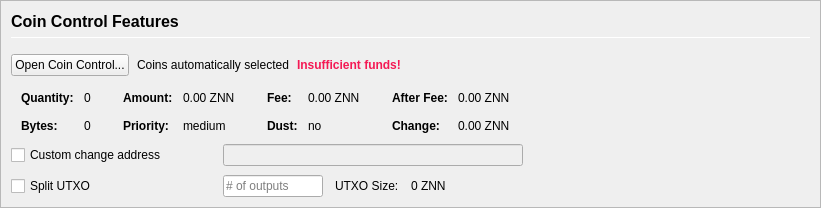
         <widget class="QFrame" name="frameCoinControl">
          <property name="sizePolicy">
           <sizepolicy hsizetype="Expanding" vsizetype="Expanding">
            <horstretch>0</horstretch>
            <verstretch>0</verstretch>
           </sizepolicy>
          </property>
          <property name="maximumSize">
           <size>
            <width>16777215</width>
            <height>16777215</height>
           </size>
          </property>
          <property name="frameShape">
           <enum>QFrame::StyledPanel</enum>
          </property>
          <property name="frameShadow">
           <enum>QFrame::Sunken</enum>
          </property>
          <layout class="QVBoxLayout" name="verticalLayoutCoinControl2">
           <property name="spacing">
            <number>0</number>
           </property>
           <property name="leftMargin">
            <number>0</number>
           </property>
           <property name="topMargin">
            <number>0</number>
           </property>
           <property name="rightMargin">
            <number>0</number>
           </property>
           <property name="bottomMargin">
            <number>0</number>
           </property>
           <item>
            <widget class="QFrame" name="frameCoinControl_BG">
             <layout class="QVBoxLayout" name="verticalLayoutCoinControl" stretch="0,0,0,0,0,0">
              <property name="spacing">
               <number>1</number>
              </property>
              <property name="leftMargin">
               <number>10</number>
              </property>
              <property name="topMargin">
               <number>10</number>
              </property>
              <item>
               <layout class="QHBoxLayout" name="horizontalLayoutCoinControl1">
                <property name="bottomMargin">
                 <number>15</number>
                </property>
                <item>
                 <layout class="QVBoxLayout" name="verticalLayout_3">
                  <property name="spacing">
                   <number>6</number>
                  </property>
                  <item>
                   <widget class="QLabel" name="labelCoinControlFeatures">
                    <property name="sizePolicy">
                     <sizepolicy hsizetype="Preferred" vsizetype="Maximum">
                      <horstretch>0</horstretch>
                      <verstretch>0</verstretch>
                     </sizepolicy>
                    </property>
                    <property name="minimumSize">
                     <size>
                      <width>0</width>
                      <height>20</height>
                     </size>
                    </property>
                    <property name="font">
                     <font>
                      <pointsize>12</pointsize>
                      <weight>75</weight>
                      <bold>true</bold>
                     </font>
                    </property>
                    <property name="styleSheet">
                     <string notr="true">font-weight:bold;</string>
                    </property>
                    <property name="text">
                     <string>Coin Control Features</string>
                    </property>
                   </widget>
                  </item>
                  <item>
                   <widget class="Line" name="line">
                    <property name="minimumSize">
                     <size>
                      <width>0</width>
                      <height>1</height>
                     </size>
                    </property>
                    <property name="maximumSize">
                     <size>
                      <width>16777215</width>
                      <height>1</height>
                     </size>
                    </property>
                    <property name="orientation">
                     <enum>Qt::Horizontal</enum>
                    </property>
                   </widget>
                  </item>
                 </layout>
                </item>
               </layout>
              </item>
              <item>
               <layout class="QHBoxLayout" name="horizontalLayoutCoinControl2" stretch="0,0,0,0">
                <property name="spacing">
                 <number>8</number>
                </property>
                <property name="bottomMargin">
                 <number>10</number>
                </property>
                <item>
                 <widget class="QPushButton" name="pushButtonCoinControl">
                  <property name="styleSheet">
                   <string notr="true"/>
                  </property>
                  <property name="text">
                   <string>Open Coin Control...</string>
                  </property>
                  <property name="autoDefault">
                   <bool>false</bool>
                  </property>
                 </widget>
                </item>
                <item>
                 <widget class="QLabel" name="labelCoinControlAutomaticallySelected">
                  <property name="text">
                   <string>Coins automatically selected</string>
                  </property>
                  <property name="margin">
                   <number>5</number>
                  </property>
                 </widget>
                </item>
                <item>
                 <widget class="QLabel" name="labelCoinControlInsuffFunds">
                  <property name="font">
                   <font>
                    <weight>75</weight>
                    <bold>true</bold>
                   </font>
                  </property>
                  <property name="styleSheet">
                   <string notr="true">color: #F41954; font-weight: bold;</string>
                  </property>
                  <property name="text">
                   <string>Insufficient funds!</string>
                  </property>
                  <property name="margin">
                   <number>5</number>
                  </property>
                 </widget>
                </item>
                <item>
                 <spacer name="horizontalSpacerCoinControl">
                  <property name="orientation">
                   <enum>Qt::Horizontal</enum>
                  </property>
                  <property name="sizeHint" stdset="0">
                   <size>
                    <width>40</width>
                    <height>1</height>
                   </size>
                  </property>
                 </spacer>
                </item>
               </layout>
              </item>
              <item>
               <widget class="QWidget" name="widgetCoinControl" native="true">
                <property name="sizePolicy">
                 <sizepolicy hsizetype="Preferred" vsizetype="Preferred">
                  <horstretch>0</horstretch>
                  <verstretch>0</verstretch>
                 </sizepolicy>
                </property>
                <property name="minimumSize">
                 <size>
                  <width>0</width>
                  <height>0</height>
                 </size>
                </property>
                <property name="styleSheet">
                 <string notr="true"/>
                </property>
                <layout class="QHBoxLayout" name="horizontalLayoutCoinControl5">
                 <property name="leftMargin">
                  <number>0</number>
                 </property>
                 <property name="topMargin">
                  <number>0</number>
                 </property>
                 <property name="rightMargin">
                  <number>0</number>
                 </property>
                 <property name="bottomMargin">
                  <number>0</number>
                 </property>
                 <item>
                  <layout class="QHBoxLayout" name="horizontalLayoutCoinControl3" stretch="0,0,0,1">
                   <property name="spacing">
                    <number>20</number>
                   </property>
                   <property name="topMargin">
                    <number>0</number>
                   </property>
                   <property name="bottomMargin">
                    <number>10</number>
                   </property>
                   <item>
                    <layout class="QFormLayout" name="formLayoutCoinControl1">
                     <property name="horizontalSpacing">
                      <number>10</number>
                     </property>
                     <property name="verticalSpacing">
                      <number>14</number>
                     </property>
                     <property name="leftMargin">
                      <number>10</number>
                     </property>
                     <property name="topMargin">
                      <number>4</number>
                     </property>
                     <property name="rightMargin">
                      <number>6</number>
                     </property>
                     <item row="0" column="0">
                      <widget class="QLabel" name="labelCoinControlQuantityText">
                       <property name="font">
                        <font>
                         <weight>75</weight>
                         <bold>true</bold>
                        </font>
                       </property>
                       <property name="text">
                        <string>Quantity:</string>
                       </property>
                       <property name="margin">
                        <number>0</number>
                       </property>
                      </widget>
                     </item>
                     <item row="0" column="1">
                      <widget class="QLabel" name="labelCoinControlQuantity">
                       <property name="cursor">
                        <cursorShape>IBeamCursor</cursorShape>
                       </property>
                       <property name="contextMenuPolicy">
                        <enum>Qt::ActionsContextMenu</enum>
                       </property>
                       <property name="text">
                        <string notr="true">0</string>
                       </property>
                       <property name="margin">
                        <number>0</number>
                       </property>
                       <property name="textInteractionFlags">
                        <set>Qt::LinksAccessibleByMouse|Qt::TextSelectableByKeyboard|Qt::TextSelectableByMouse</set>
                       </property>
                      </widget>
                     </item>
                     <item row="1" column="0">
                      <widget class="QLabel" name="labelCoinControlBytesText">
                       <property name="font">
                        <font>
                         <weight>75</weight>
                         <bold>true</bold>
                        </font>
                       </property>
                       <property name="text">
                        <string>Bytes:</string>
                       </property>
                      </widget>
                     </item>
                     <item row="1" column="1">
                      <widget class="QLabel" name="labelCoinControlBytes">
                       <property name="cursor">
                        <cursorShape>IBeamCursor</cursorShape>
                       </property>
                       <property name="contextMenuPolicy">
                        <enum>Qt::ActionsContextMenu</enum>
                       </property>
                       <property name="text">
                        <string notr="true">0</string>
                       </property>
                       <property name="textInteractionFlags">
                        <set>Qt::LinksAccessibleByMouse|Qt::TextSelectableByKeyboard|Qt::TextSelectableByMouse</set>
                       </property>
                      </widget>
                     </item>
                    </layout>
                   </item>
                   <item>
                    <layout class="QFormLayout" name="formLayoutCoinControl2">
                     <property name="horizontalSpacing">
                      <number>10</number>
                     </property>
                     <property name="verticalSpacing">
                      <number>14</number>
                     </property>
                     <property name="leftMargin">
                      <number>6</number>
                     </property>
                     <property name="topMargin">
                      <number>4</number>
                     </property>
                     <property name="rightMargin">
                      <number>6</number>
                     </property>
                     <item row="0" column="0">
                      <widget class="QLabel" name="labelCoinControlAmountText">
                       <property name="font">
                        <font>
                         <weight>75</weight>
                         <bold>true</bold>
                        </font>
                       </property>
                       <property name="text">
                        <string>Amount:</string>
                       </property>
                       <property name="margin">
                        <number>0</number>
                       </property>
                      </widget>
                     </item>
                     <item row="0" column="1">
                      <widget class="QLabel" name="labelCoinControlAmount">
                       <property name="cursor">
                        <cursorShape>IBeamCursor</cursorShape>
                       </property>
                       <property name="contextMenuPolicy">
                        <enum>Qt::ActionsContextMenu</enum>
                       </property>
                       <property name="text">
                        <string notr="true">0.00 ZNN</string>
                       </property>
                       <property name="textInteractionFlags">
                        <set>Qt::LinksAccessibleByMouse|Qt::TextSelectableByKeyboard|Qt::TextSelectableByMouse</set>
                       </property>
                      </widget>
                     </item>
                     <item row="1" column="0">
                      <widget class="QLabel" name="labelCoinControlPriorityText">
                       <property name="font">
                        <font>
                         <weight>75</weight>
                         <bold>true</bold>
                        </font>
                       </property>
                       <property name="text">
                        <string>Priority:</string>
                       </property>
                      </widget>
                     </item>
                     <item row="1" column="1">
                      <widget class="QLabel" name="labelCoinControlPriority">
                       <property name="cursor">
                        <cursorShape>IBeamCursor</cursorShape>
                       </property>
                       <property name="contextMenuPolicy">
                        <enum>Qt::ActionsContextMenu</enum>
                       </property>
                       <property name="text">
                        <string>medium</string>
                       </property>
                       <property name="textInteractionFlags">
                        <set>Qt::LinksAccessibleByMouse|Qt::TextSelectableByKeyboard|Qt::TextSelectableByMouse</set>
                       </property>
                      </widget>
                     </item>
                    </layout>
                   </item>
                   <item>
                    <layout class="QFormLayout" name="formLayoutCoinControl3">
                     <property name="horizontalSpacing">
                      <number>10</number>
                     </property>
                     <property name="verticalSpacing">
                      <number>14</number>
                     </property>
                     <property name="leftMargin">
                      <number>6</number>
                     </property>
                     <property name="topMargin">
                      <number>4</number>
                     </property>
                     <property name="rightMargin">
                      <number>6</number>
                     </property>
                     <item row="0" column="0">
                      <widget class="QLabel" name="labelCoinControlFeeText">
                       <property name="font">
                        <font>
                         <weight>75</weight>
                         <bold>true</bold>
                        </font>
                       </property>
                       <property name="text">
                        <string>Fee:</string>
                       </property>
                       <property name="margin">
                        <number>0</number>
                       </property>
                      </widget>
                     </item>
                     <item row="0" column="1">
                      <widget class="QLabel" name="labelCoinControlFee">
                       <property name="cursor">
                        <cursorShape>IBeamCursor</cursorShape>
                       </property>
                       <property name="contextMenuPolicy">
                        <enum>Qt::ActionsContextMenu</enum>
                       </property>
                       <property name="text">
                        <string notr="true">0.00 ZNN</string>
                       </property>
                       <property name="textInteractionFlags">
                        <set>Qt::LinksAccessibleByMouse|Qt::TextSelectableByKeyboard|Qt::TextSelectableByMouse</set>
                       </property>
                      </widget>
                     </item>
                     <item row="1" column="0">
                      <widget class="QLabel" name="labelCoinControlLowOutputText">
                       <property name="font">
                        <font>
                         <weight>75</weight>
                         <bold>true</bold>
                        </font>
                       </property>
                       <property name="text">
                        <string>Dust:</string>
                       </property>
                      </widget>
                     </item>
                     <item row="1" column="1">
                      <widget class="QLabel" name="labelCoinControlLowOutput">
                       <property name="cursor">
                        <cursorShape>IBeamCursor</cursorShape>
                       </property>
                       <property name="contextMenuPolicy">
                        <enum>Qt::ActionsContextMenu</enum>
                       </property>
                       <property name="text">
                        <string>no</string>
                       </property>
                       <property name="textInteractionFlags">
                        <set>Qt::LinksAccessibleByMouse|Qt::TextSelectableByKeyboard|Qt::TextSelectableByMouse</set>
                       </property>
                      </widget>
                     </item>
                    </layout>
                   </item>
                   <item>
                    <layout class="QFormLayout" name="formLayoutCoinControl4">
                     <property name="horizontalSpacing">
                      <number>10</number>
                     </property>
                     <property name="verticalSpacing">
                      <number>14</number>
                     </property>
                     <property name="leftMargin">
                      <number>6</number>
                     </property>
                     <property name="topMargin">
                      <number>4</number>
                     </property>
                     <property name="rightMargin">
                      <number>6</number>
                     </property>
                     <item row="0" column="0">
                      <widget class="QLabel" name="labelCoinControlAfterFeeText">
                       <property name="font">
                        <font>
                         <weight>75</weight>
                         <bold>true</bold>
                        </font>
                       </property>
                       <property name="text">
                        <string>After Fee:</string>
                       </property>
                       <property name="margin">
                        <number>0</number>
                       </property>
                      </widget>
                     </item>
                     <item row="0" column="1">
                      <widget class="QLabel" name="labelCoinControlAfterFee">
                       <property name="cursor">
                        <cursorShape>IBeamCursor</cursorShape>
                       </property>
                       <property name="contextMenuPolicy">
                        <enum>Qt::ActionsContextMenu</enum>
                       </property>
                       <property name="text">
                        <string notr="true">0.00 ZNN</string>
                       </property>
                       <property name="textInteractionFlags">
                        <set>Qt::LinksAccessibleByMouse|Qt::TextSelectableByKeyboard|Qt::TextSelectableByMouse</set>
                       </property>
                      </widget>
                     </item>
                     <item row="1" column="0">
                      <widget class="QLabel" name="labelCoinControlChangeText">
                       <property name="font">
                        <font>
                         <weight>75</weight>
                         <bold>true</bold>
                        </font>
                       </property>
                       <property name="text">
                        <string>Change:</string>
                       </property>
                      </widget>
                     </item>
                     <item row="1" column="1">
                      <widget class="QLabel" name="labelCoinControlChange">
                       <property name="cursor">
                        <cursorShape>IBeamCursor</cursorShape>
                       </property>
                       <property name="contextMenuPolicy">
                        <enum>Qt::ActionsContextMenu</enum>
                       </property>
                       <property name="text">
                        <string notr="true">0.00 ZNN</string>
                       </property>
                       <property name="textInteractionFlags">
                        <set>Qt::LinksAccessibleByMouse|Qt::TextSelectableByKeyboard|Qt::TextSelectableByMouse</set>
                       </property>
                      </widget>
                     </item>
                    </layout>
                   </item>
                  </layout>
                 </item>
                </layout>
               </widget>
              </item>
              <item>
               <layout class="QHBoxLayout" name="horizontalLayoutCoinControl4">
                <property name="spacing">
                 <number>12</number>
                </property>
                <property name="sizeConstraint">
                 <enum>QLayout::SetDefaultConstraint</enum>
                </property>
                <property name="topMargin">
                 <number>0</number>
                </property>
                <property name="rightMargin">
                 <number>0</number>
                </property>
                <item alignment="Qt::AlignVCenter">
                 <widget class="QCheckBox" name="checkBoxCoinControlChange">
                  <property name="sizePolicy">
                   <sizepolicy hsizetype="Preferred" vsizetype="Preferred">
                    <horstretch>0</horstretch>
                    <verstretch>0</verstretch>
                   </sizepolicy>
                  </property>
                  <property name="minimumSize">
                   <size>
                    <width>200</width>
                    <height>0</height>
                   </size>
                  </property>
                  <property name="maximumSize">
                   <size>
                    <width>200</width>
                    <height>16777215</height>
                   </size>
                  </property>
                  <property name="toolTip">
                   <string>If this is activated, but the change address is empty or invalid, change will be sent to a newly generated address.</string>
                  </property>
                  <property name="text">
                   <string>Custom change address</string>
                  </property>
                 </widget>
                </item>
                <item alignment="Qt::AlignVCenter">
                 <widget class="QValidatedLineEdit" name="lineEditCoinControlChange">
                  <property name="enabled">
                   <bool>false</bool>
                  </property>
                  <property name="sizePolicy">
                   <sizepolicy hsizetype="Preferred" vsizetype="Preferred">
                    <horstretch>0</horstretch>
                    <verstretch>0</verstretch>
                   </sizepolicy>
                  </property>
                  <property name="minimumSize">
                   <size>
                    <width>300</width>
                    <height>0</height>
                   </size>
                  </property>
                 </widget>
                </item>
                <item>
                 <widget class="QLabel" name="labelCoinControlChangeLabel">
                  <property name="sizePolicy">
                   <sizepolicy hsizetype="Preferred" vsizetype="Preferred">
                    <horstretch>0</horstretch>
                    <verstretch>0</verstretch>
                   </sizepolicy>
                  </property>
                  <property name="minimumSize">
                   <size>
                    <width>100</width>
                    <height>0</height>
                   </size>
                  </property>
                  <property name="text">
                   <string/>
                  </property>
                  <property name="margin">
                   <number>3</number>
                  </property>
                 </widget>
                </item>
               </layout>
              </item>
              <item>
               <layout class="QHBoxLayout" name="horizontalLayoutCoinControl6">
                <property name="spacing">
                 <number>12</number>
                </property>
                <property name="topMargin">
                 <number>8</number>
                </property>
                <property name="rightMargin">
                 <number>0</number>
                </property>
                <item alignment="Qt::AlignVCenter">
                 <widget class="QCheckBox" name="splitBlockCheckBox">
                  <property name="sizePolicy">
                   <sizepolicy hsizetype="Preferred" vsizetype="Preferred">
                    <horstretch>0</horstretch>
                    <verstretch>0</verstretch>
                   </sizepolicy>
                  </property>
                  <property name="minimumSize">
                   <size>
                    <width>200</width>
                    <height>0</height>
                   </size>
                  </property>
                  <property name="maximumSize">
                   <size>
                    <width>200</width>
                    <height>16777215</height>
                   </size>
                  </property>
                  <property name="text">
                   <string>Split UTXO</string>
                  </property>
                 </widget>
                </item>
                <item alignment="Qt::AlignVCenter">
                 <widget class="QLineEdit" name="splitBlockLineEdit">
                  <property name="sizePolicy">
                   <sizepolicy hsizetype="Preferred" vsizetype="Preferred">
                    <horstretch>50</horstretch>
                    <verstretch>0</verstretch>
                   </sizepolicy>
                  </property>
                  <property name="minimumSize">
                   <size>
                    <width>100</width>
                    <height>0</height>
                   </size>
                  </property>
                  <property name="maximumSize">
                   <size>
                    <width>100</width>
                    <height>16777215</height>
                   </size>
                  </property>
                  <property name="placeholderText">
                   <string># of outputs</string>
                  </property>
                 </widget>
                </item>
                <item alignment="Qt::AlignVCenter">
                 <widget class="QLabel" name="labelBlockSizeText">
                  <property name="text">
                   <string>UTXO Size:</string>
                  </property>
                 </widget>
                </item>
                <item alignment="Qt::AlignVCenter">
                 <widget class="QLabel" name="labelBlockSize">
                  <property name="text">
                   <string>0 ZNN</string>
                  </property>
                 </widget>
                </item>
                <item>
                 <spacer name="horizontalSpacer_7">
                  <property name="orientation">
                   <enum>Qt::Horizontal</enum>
                  </property>
                  <property name="sizeHint" stdset="0">
                   <size>
                    <width>40</width>
                    <height>20</height>
                   </size>
                  </property>
                 </spacer>
                </item>
               </layout>
              </item>
              <item>
               <spacer name="verticalSpacerCoinControl">
                <property name="orientation">
                 <enum>Qt::Vertical</enum>
                </property>
                <property name="sizeHint" stdset="0">
                 <size>
                  <width>800</width>
                  <height>1</height>
                 </size>
                </property>
               </spacer>
              </item>
             </layout>
            </widget>
           </item>
          </layout>
         </widget>
